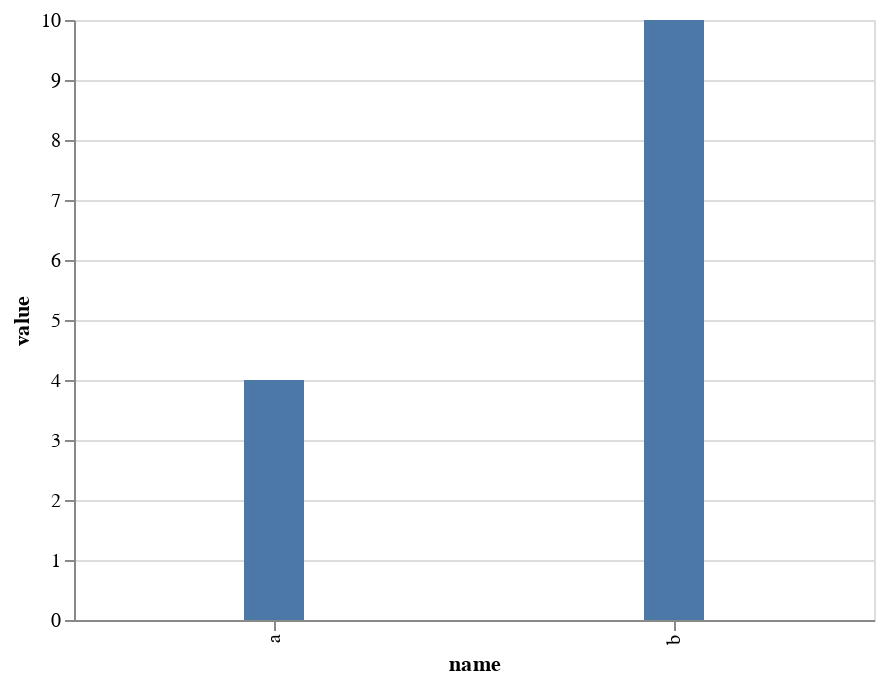

The notebook cell saved with this chart:
### Code cell
alt.Chart(data).mark_bar(size=30).encode(
    alt.X('name:N', scale=alt.Scale(rangeStep=100)),
    y='value:Q'
)

### Figure 1 — Vega-Lite specification as saved in the notebook (floating-point values rounded to 4 significant figures)
{"$schema": "https://vega.github.io/schema/vega-lite/v2.6.0.json", "config": {"view": {"height": 300, "width": 400}}, "data": {"name": "data-cf5a331d23aeb8e7b4e4bb4565eb3a18"}, "datasets": {"data-cf5a331d23aeb8e7b4e4bb4565eb3a18": [{"name": "a", "value": 4}, {"name": "b", "value": 10}]}, "encoding": {"x": {"field": "name", "scale": {"rangeStep": 100}, "type": "nominal"}, "y": {"field": "value", "type": "quantitative"}}, "mark": {"size": 30, "type": "bar"}}
